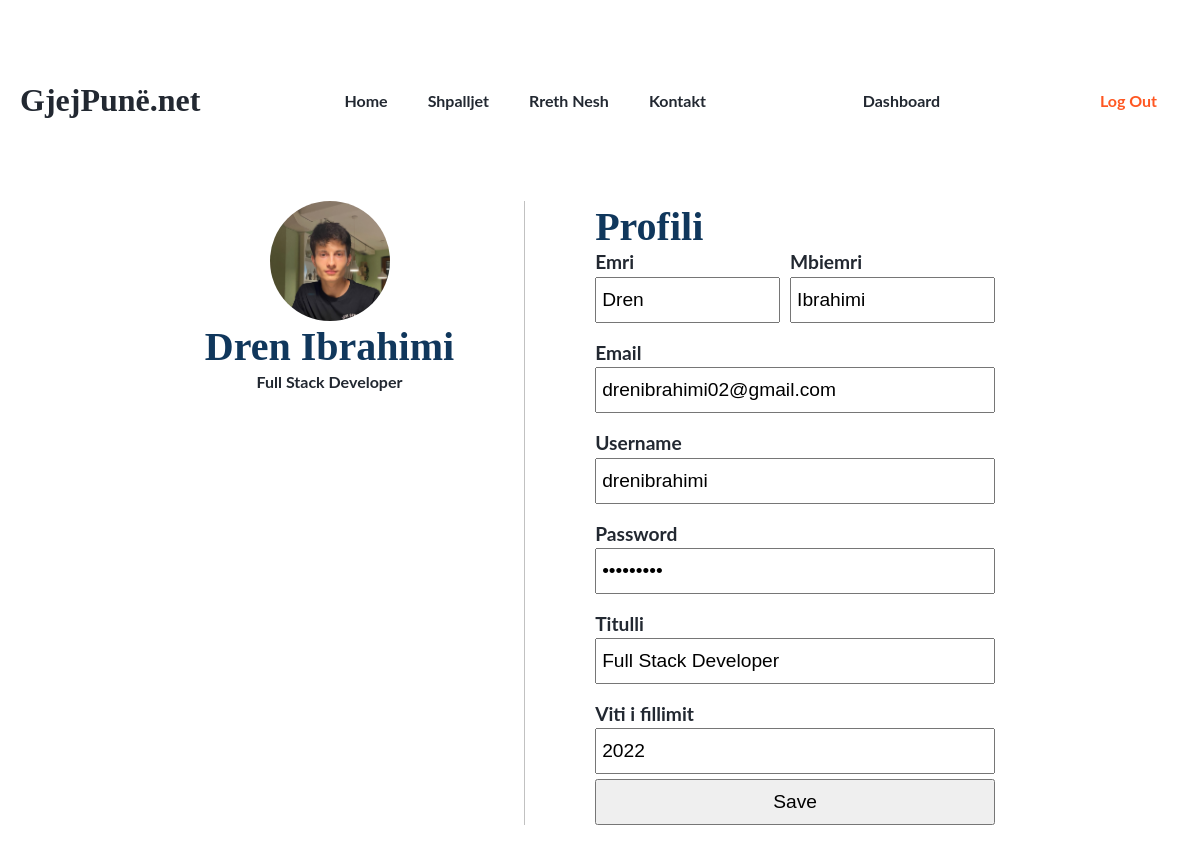
Page /view/userProfile.php?id=100 (signed in) on the committed database.
### tables this page shows
CREATE TABLE `user` (
  `id` varchar(50) NOT NULL,
  `name` varchar(50) NOT NULL,
  `surname` varchar(50) NOT NULL,
  `username` varchar(50) NOT NULL,
  `email` varchar(50) NOT NULL,
  `password` varchar(50) NOT NULL,
  `role` varchar(50) NOT NULL,
  `puna` varchar(50) NOT NULL,
  `pervoja` int(100) NOT NULL,
  `picture` varchar(255) NOT NULL
);

### repository/userRepository.php (called while the page is built, shortened)
<?php
class UserRepository {
    private $connection;
    function __construct() {
        $conn = new DatabaseConnection;
        $this->connection = $conn->startConnection();
    }
    function getAllUsers() {
        $conn = $this->connection;
        $sql = "SELECT * FROM user";
        $statement = $conn->query($sql);
        $users = $statement->fetchAll();
        return $users;
    }
    function getUserById($id) {
        $conn = $this->connection;
        $sql = "SELECT * FROM user where ID = '$id'";
        $statement = $conn->query($sql);
        $user = $statement->fetch();
        return $user;
    }
}
?>

### view/userProfile.php (the view, shortened to what this page needs)
<?php
    include_once '../repository/userRepository.php';
    $userId = $_GET['id'];
    $userRepository = new UserRepository();
    $user = $userRepository->getUserById($userId);
    $users = $userRepository->getAllUsers();
    if (!isset($_SESSION['username'])) {
        header("location: index.php");
    }
    else {
?>
<!DOCTYPE html>
<html lang="en">
<head>
    <link rel="stylesheet" href="css/reset.css">
    <link rel="stylesheet" href="css/default-styles.css">
    <link rel="stylesheet" href="css/responsive.css" />
</head>
<body>
    <header>
        <nav class="container">
          <a href="index.php"><h3>GjejPunë.net</h3></a>
          <ul class="navbar-links">
            <li><a href="index.php">Home</a></li>
            <li><a href="shpalljet.php">Shpalljet</a></li>
            <li><a href="about-us.php">Rreth Nesh</a></li>
            <li><a href="contact.php">Kontakt</a></li>
          </ul>
          <?php include "../controller/loginButtons.php";?>
        </nav>
    </header>
    <main>
        <div class="main-left">
            <div class="container">
                <?php
                    if ($user['picture'] != '') {
                        echo "<img src='img/$user[picture]'>";
                    }
                ?>
                <h2><?php echo $_SESSION['name']." ".$_SESSION['surname']?></h2>
                <h5><?php echo $user['puna']?></h5>
            </div>
        </div>
        <div class="main-center">
            <div class="container">
                <h2>Profili</h2>
                <form action="" method="post">
                    <div class="flex">
                        <div>
                            <label for="name">Emri</label>
                            <input type="text" placeholder="Name" name="name" value="<?= $user['name'] ?>">
                        </div>
                        <div>
                            <label for="surname">Mbiemri</label>
                            <input type="text" placeholder="Surname" name="surname" value="<?= $user['surname'] ?>">
                        </div>
                    </div>
                    <label for="email">Email</label>
                    <input type="text" placeholder="Email" name="email" value="<?= $user['email'] ?>">
                    <label for="username">Username</label>
                    <input type="text" placeholder="Username" name="username" value="<?= $user['username'] ?>">
                    <label for="password">Password</label>
                    <input type="password" placeholder="Password" name="password" value="<?= $user['password'] ?>">
                    <label for="puna">Titulli</label>
                    <input type="text" name="puna" value="<?= $user['puna'] ?>">
                    <label for="experience">Viti i fillimit</label>
                    <input type="number" name="experience" value="<?= $user['pervoja'] ?>">
                    <input type="submit" name="saveBtn" value="Save">
                </form>
            </div>
        </div>
    </main>
</body>
</html>
<?php
    }
?>

### view/css/default-styles.css (style rules this page uses)
.navbar-links { display: flex; }
nav.container { display: flex; justify-content: space-between; align-items: center; margin: 75px auto; }
.navbar-links li { padding: 0 20px; }
nav h3 { font-family: "Playfair Display"; font-weight: bolder; }
body, .section-introduction { font-family: "Lato"; font-style: normal; font-weight: bold; font-size: 16px; line-height: 120%; color: #222831; }
:root { --primary: #10375C; --primaryDark: #0D2C4A; --secondaryDark: #DD2C00; --secondaryLight: #FF5722; --paragraph: #6A6A6A; }
h2 { font-family: "Lora"; font-style: normal; font-weight: bold; font-size: 40px; line-height: 51px; color: var(--primary); }
h3 { font-family: "Lato"; font-style: normal; font-weight: 400; font-size: 40px; font-size: 3rem; line-height: 51px; columns: white; }
nav h3 { font-size: 2rem; }
.container { margin: 0 auto; max-width: 1200px; padding: 0 20px; width: 100%; }
.flex, .flex-responsive { display: flex; align-items: center; }
form label { font-size: 1.2rem; margin-top: 20px; }
form { max-width: 400px; margin: 0 auto; display: flex; flex-direction: column; }
form input { padding: 10px 5px; font-size: 1.2rem; margin-top: 5px; }
main, header, footer { transition: all 0.1s ease-in-out; }

### view/userProfile.php (style rules this page uses)
form input { width: 100%; }
form .flex div:first-of-type { margin-right: 5px; }
form .flex div:last-of-type { margin-left: 5px; }
.main-left { border-right: 1px solid rgb(193, 193, 193); padding-right: 50px; }
.main-center { padding-left: 50px; }
.main-left img { width: 120px; height: 120px; border-radius: 50%; object-fit: cover; }
main { display: flex; justify-content: center; padding-bottom: 100px; }
* , *:before, *:after { box-sizing: border-box; -moz-box-sizing: border-box; -webkit-box-sizing: border-box; -ms-box-sizing: border-box; }
.main-left .container { display: flex; flex-direction: column; align-items: center; }

### rows in the picture
user: picture (picture), puna "Full Stack Developer", name "Dren", surname "Ibrahimi", email "drenibrahimi02@gmail.com", username "drenibrahimi", experience "2022"

### other values in the picture
$_SESSION['name'] "Dren"
$_SESSION['surname'] "Ibrahimi"
